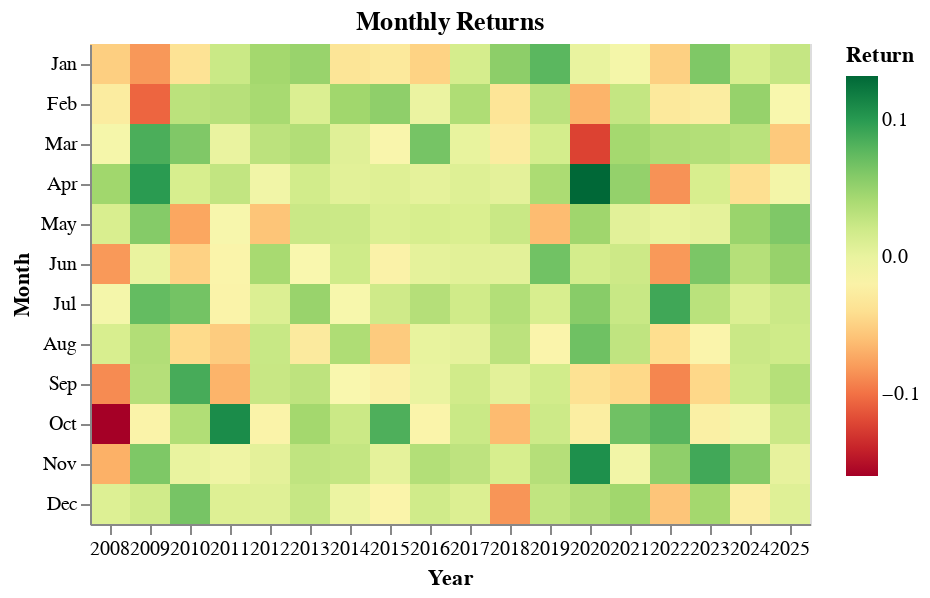

The notebook cell this image was saved under:
### Code cell
monthly_returns_heatmap(bt.balance)

### Figure 1 — Vega-Lite specification as saved in the notebook (floating-point values rounded to 4 significant figures; data arrays with more than 128 entries replaced by an {"elided": "..."} marker saying what was removed)
{"config": {"view": {"continuousWidth": 300, "continuousHeight": 300}}, "data": {"name": "data-73cfd16b50f24d5482c5818a77424e4b"}, "mark": {"type": "rect"}, "encoding": {"color": {"aggregate": "mean", "field": "total capital", "scale": {"scheme": "redyellowgreen"}, "title": "Return", "type": "quantitative"}, "tooltip": {"aggregate": "mean", "field": "total capital", "format": ".2f", "type": "quantitative"}, "x": {"field": "date", "timeUnit": "year", "title": "Year", "type": "ordinal"}, "y": {"field": "date", "timeUnit": "month", "title": "Month", "type": "ordinal"}}, "title": "Monthly Returns", "$schema": "https://vega.github.io/schema/vega-lite/v6.1.0.json", "datasets": {"data-73cfd16b50f24d5482c5818a77424e4b": {"elided": "216 records"}}}
